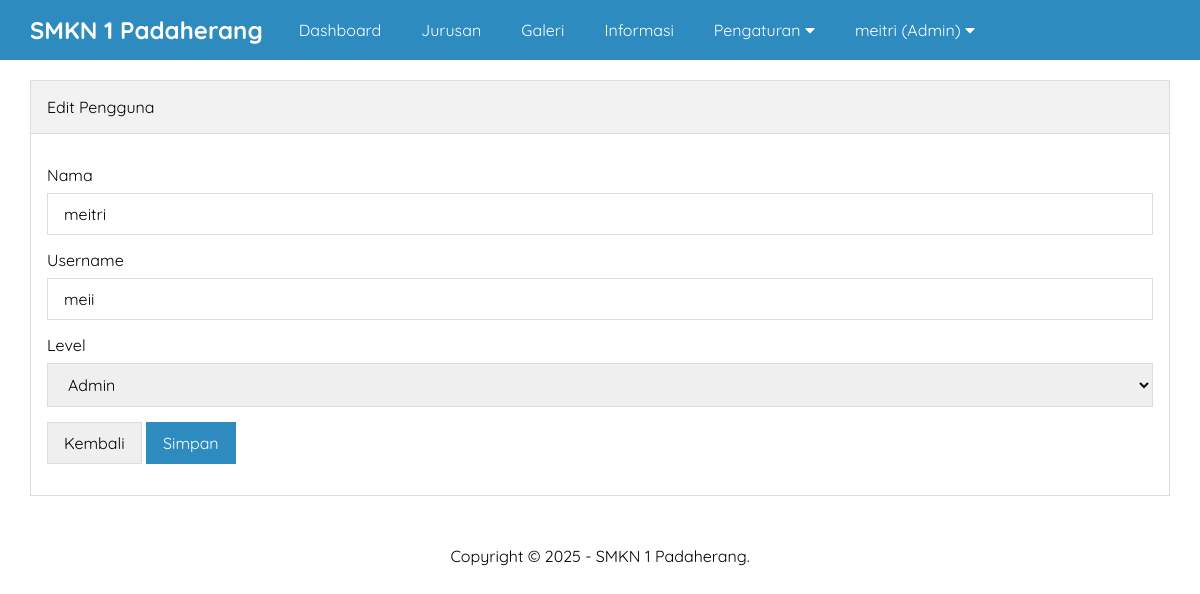
The page /edit-pengguna.php?id=1 (signed in) on the database its author committed.
### tables this page shows
CREATE TABLE `tb_pengguna` (
  `id` int(11) NOT NULL,
  `nama` varchar(30) NOT NULL,
  `username` varchar(30) NOT NULL,
  `password` varchar(50) NOT NULL,
  `level` enum('Super Admin','Admin','','') NOT NULL,
  `created_at` timestamp NOT NULL DEFAULT current_timestamp() ON UPDATE current_timestamp(),
  `update_at` datetime DEFAULT NULL
);

### edit-pengguna.php (the view, shortened to what this page needs)
<?php include 'header.php' ?>
<?php
	$pengguna 	= mysqli_query($conn, "SELECT * FROM tb_pengguna WHERE id = '".$_GET['id']."' ");
	$p 			= mysqli_fetch_object($pengguna);
?>
		<div class="content">
			<div class="container">
				<div class="box">
					<div class="box-header">
						Edit Pengguna
					</div>
					<div class="box-body">
						<form action="" method="POST">
							<div class="form-group">
								<label>Nama</label>
								<input type="text" name="nama" placeholder="Nama Lengkap" class="input-control" value="<?= $p->nama ?>" required>
							</div>
							<div class="form-group">
								<label>Username</label>
								<input type="text" name="user" placeholder="Username" class="input-control"  value="<?= $p->username ?>" required>
							</div>
							<div class="form-group">
								<label>Level</label>
								<select name="level" class="input-control" required>
									<option value="Admin" <?= ($p->level == 'Admin')? 'selected':''; ?>>Admin</option>
								</select>
							</div>
							<button type="button" class="btn" onclick="window.location = 'pengguna.php'">Kembali</button>
							<input type="submit" name="submit" value="Simpan" class="btn btn-blue">
						</form>
					</div>
				</div>
			</div>
		</div>
<?php include 'footer.php' ?>

### style.css (style rules this page uses)
* { margin:0; padding:0; font-family: 'Quicksand', sans-serif; box-sizing: border-box; }
.container { width: 1140px; margin:0 auto; }
.container::after { content: ""; display: block; clear: both; }
.box { border:1px solid #ddd; background-color: #fff; }
.box-header { padding:16px; border-bottom:1px solid #ddd; background-color: #f2f2f2; }
.box-body { padding:16px; }
form { margin:15px 0; }
.form-group { margin-bottom: 15px; }
.form-group label { display: block; margin-bottom: 8px; }
.form-group .input-control { padding:10px 16px; width: 100%; font-size: 16px; border:1px solid #ddd; }
.btn { border:1px solid #ddd; padding:10px 16px; font-size: 16px; }
.btn-blue { background-color: #2E8BC0; color: #fff; border:1px solid #2E8BC0; }
.content { padding:80px 0 30px 0; }

### rows shown on the page
tb_pengguna: nama "meitri", user "meii", level "Admin"

### other values the page prints
$_SESSION['uname'] "meitri"
$_SESSION['ulevel'] "Admin"
